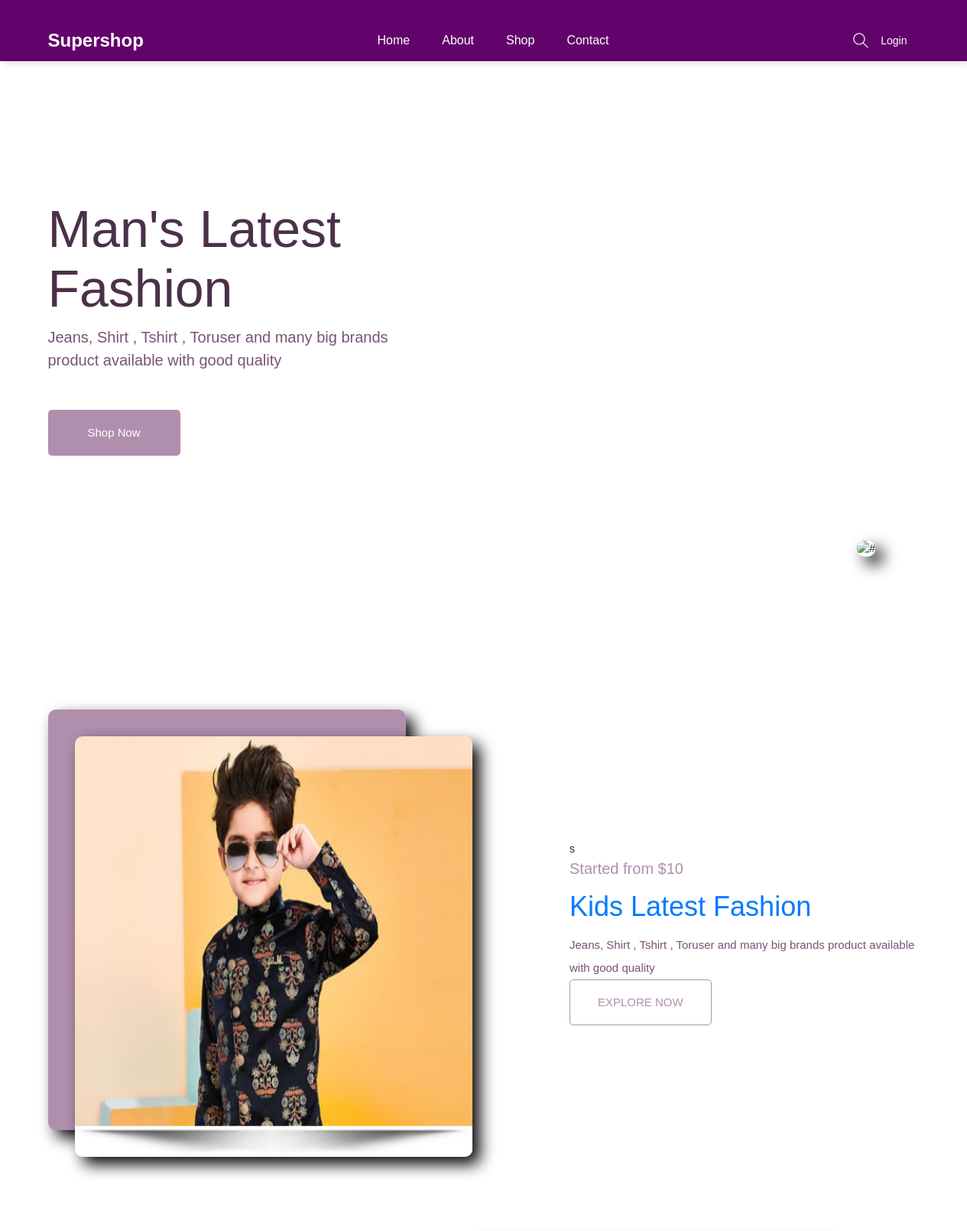
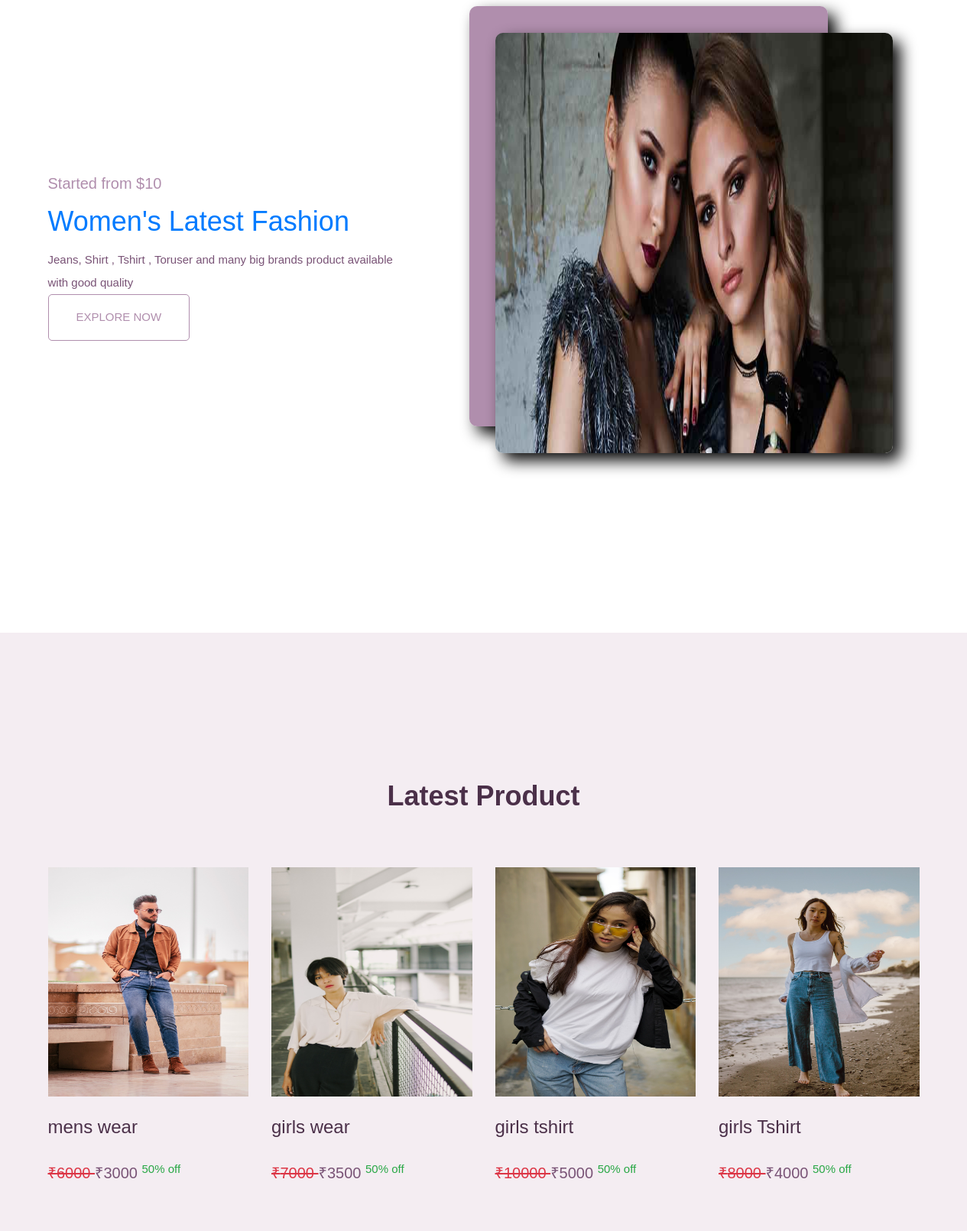
The page / (upper part) on the database its author committed (2 pictures, top to bottom).
### mainapp/models.py (models this page shows, shortened)
class Product(models.Model):
    id = models.AutoField(primary_key=True)
    name=models.CharField(max_length=40,unique=True)
    maincategory=models.ForeignKey(MainCategory,on_delete=models.CASCADE)
    subcategory=models.ForeignKey(SubCategory,on_delete=models.CASCADE)
    brand=models.ForeignKey(Brand,on_delete=models.CASCADE)
    baseprice=models.IntegerField()
    discount=models.IntegerField()
    finalprice=models.IntegerField()
    stock=models.BooleanField(default=True)
    color=models.CharField(max_length=30)
    size=models.CharField(max_length=30)
    description=models.TextField(default="")
    pic1 =models.ImageField(upload_to="uploads/product")
    pic2 =models.ImageField(upload_to="uploads/product",default=None,blank=True,null=True)
    pic3 =models.ImageField(upload_to="uploads/product",default=None,blank=True,null=True)
    pic4 =models.ImageField(upload_to="uploads/product",default=None,blank=True,null=True)

### mainapp/views.py (the view)
# urls.py: path('',mainapp.homepage,name='home'),
def homepage(Request):
    products=Product.objects.all().order_by("-id")[0:12]
    testimonial=Testimonial.objects.all().order_by("-id")
    return render(Request,'index.html',{'products':products,'testimonial':testimonial})

### mainapp/templates/index.html (shortened to what this page needs)
{% load static %}
<!doctype html>
<html lang="eng">
<head>
    <link rel="stylesheet" href="{% static 'css/bootstrap.min.css' %}">
    <link rel="stylesheet" href="{% static 'css/animate.css' %}">
    <link rel="stylesheet" href="{% static 'css/owl.carousel.min.css' %}">
    <link rel="stylesheet" href="{% static 'css/all.css' %}">
    <link rel="stylesheet" href="{% static 'css/flaticon.css' %}">
    <link rel="stylesheet" href="{% static 'css/themify-icons.css' %}">
    <link rel="stylesheet" href="{% static 'css/magnific-popup.css' %}">
    <link rel="stylesheet" href="{% static 'css/slick.css' %}">
    <link rel="stylesheet" href="{% static 'css/style.css' %}">
</head>
<body>
    <header class="main_menu home_menu bg-nav">
        <div class="container">
            <div class="row align-items-center justify-content-center">
                <div class="col-lg-12">
                    <nav class="navbar navbar-expand-lg navbar-light">
                        <a class="navbar-brand" href="{% url 'home' %}"><span class="logo-text">Supershop</span></a>
                        <div class="collapse navbar-collapse main-menu-item" id="navbarSupportedContent">
                            <ul class="navbar-nav">
                                <li class="nav-item">
                                    <a class="nav-link" href="{% url 'home' %}">Home</a>
                                </li>
                                <li class="nav-item">
                                    <a class="nav-link" href="{% url 'about' %}">about</a>
                                </li>
                                <li class="nav-item">
                                    <a class="nav-link" href="/shop/All/All/All">Shop</a>
                                </li>
                                <li class="nav-item">
                                    <a class="nav-link" href="{% url 'contact' %}">Contact</a>
                                </li>
                            </ul>
                        </div>
                        <div class="hearer_icon d-flex align-items-center">
                            <a id="search_1" href="javascript:void(0)"><i class="ti-search "></i></a>
                            <ul>
                                {% if request.user.is_authenticated %}
                            <li class="nav-item dropdown">
                                <a class="nav-link dropdown-toggle" href="blog.html" id="navbarDropdown_2"
                                    role="button" data-toggle="dropdown" aria-haspopup="true" aria-expanded="false">
                                    {{request.user.username}}
                                </a>
                                <div class="dropdown-menu" aria-labelledby="navbarDropdown_2">
                                    <a class="dropdown-item" href="{% url 'profile' %}"> Profile</a>
                                    <a class="dropdown-item" href="{% url 'cart' %}">Cart</a>
                                    <a class="dropdown-item" href="{% url 'checkout' %}">Checkout</a>
                                    <a class="dropdown-item" href="{% url 'logout' %}">Logout</a>
                                </div>
                            </li>
                            {% else %}
                            <li class="nav-item">
                                <a class="nav-link" href="{% url 'login' %}">Login</a>
                            </li>
                            {% endif %}
                        </div>
                    </nav>
                </div>
            </div>
        </div>
    </header>
{% block body %}
    <section class="banner_part mt-5">
        <div class="container">
            <div class="row align-items-center">
                <div class="col-md-5">
                    <div class="banner_text">
                        <div class="banner_text_iner">
                            <h1>Man's Latest Fashion</h1>
                            <p>Jeans, Shirt , Tshirt , Toruser and many big brands product available with good quality</p>
                            <a href="/shop/male/All/All" class="btn_1">shop now</a>
                        </div>
                    </div>
                </div>
            </div>
        </div>
        <div class="banner_img shad_img">
            <img src="{% static 'banner/p14.jpg' %}"  alt="#" class="img-fluid shad_img">
        </div>
    </section>
    <section class="single_product_list">
        <div class="container">
            <div class="row">
                <div class="col-lg-12">
                    <div class="single_product_iner">
                        <div class="row align-items-center justify-content-between">
                            <div class="col-lg-6 col-sm-6">
                                <div class="single_product_img shad_img">
                                    <img src="{% static 'img/k1.jpg' %}" style="height: 450px;" class="img-fluid" alt="#">
                                </div>
                            </div>
                            <div class="col-lg-5 col-sm-6">s
                                <div class="single_product_content">
                                    <h5>Started from $10</h5>
                                    <h1 class="text-danger"><a  href="/shop/female/All/All">Kids Latest Fashion</a></h1>
                                    <p>Jeans, Shirt , Tshirt , Toruser and many big brands product available with good quality</p>
                                    <a href="/shop/female/All/All" class="btn_3">Explore Now</a>
                                </div>
                            </div>
                        </div>
                    </div>
                    <div class="single_product_iner">
                        <div class="row align-items-center justify-content-between">
                            <div class="col-lg-6 col-sm-6">
                                <div class="single_product_img shad_img">
                                    <img src="{% static 'banner/p11.jpg' %}" style="height: 400px;" class="img-fluid" alt="#">
                                </div>
                            </div>
                            <div class="col-lg-5 col-sm-6">
                                <div class="single_product_content">
                                    <h5>Started from $10</h5>
                                    <h1 class="text-danger"><a  href="/shop/kids/All/All">Women's Latest Fashion</a></h1>
                                    <p>Jeans, Shirt , Tshirt , Toruser and many big brands product available with good quality</p>
                                    <a href="/shop/kids/All/All" class="btn_3">Explore Now</a>
                                </div>
                            </div>
                        </div>
                    </div>
                </div>
            </div>
        </div>
    </section>
    <section class="trending_items">
        <div class="container">
            <div class="row">
                <div class="col-lg-12">
                    <div class="section_tittle text-center">
                        <h2>Latest Product</h2>
                    </div>
                </div>
            </div>
            <div class="row">
                {% for i in products %}
                <div class=" col-lg-3 col-md-4 col-sm-6 col-12">
                    <div class="single_product_item">
                        <div class="single_product_item_thumb">
                            <a href="/single-product/{{i.id}}">
                                <img src="{{i.pic1.url}}" style="height:300px; width:100%" alt="#" class="img-fluid">
                            </a>
                        </div>
                        <h3 style="height: 50px;"> <a href="/single-product/{{i.id}}">{{i.name}}</a> </h3>
                        <p><del class="text-danger">&#8377;{{i.baseprice }} </del> &#8377;{{ i.finalprice}} <sup class="text-success">{{i.discount}}% off</sup></p>
                    </div>
                </div>
                {% endfor %}
            </div>
        </div>
    </section>
{% endblock %}
</body>
</html>

### mainapp/static/css/all.css (style rules this page uses)
.logo-text { font-size: x-large; font-weight: bold; font-size: 30; }

### rows shown on the page
Product: pic1 (picture), name "mens wear", baseprice "6000", finalprice "3000", discount "50"
Product: pic1 (picture), name "girls wear", baseprice "7000", finalprice "3500", discount "50"
Product: pic1 (picture), name "girls tshirt", baseprice "10000", finalprice "5000", discount "50"
Product: pic1 (picture), name "girls Tshirt", baseprice "8000", finalprice "4000", discount "50"
